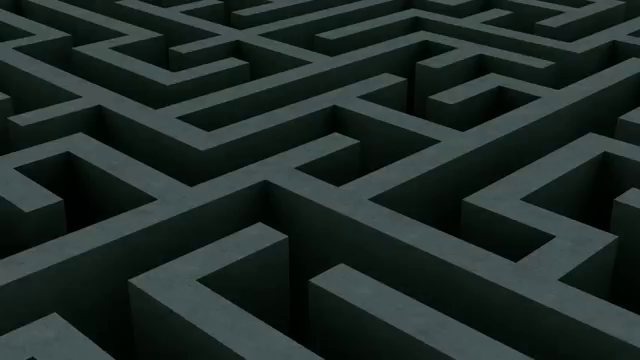
//> input picture frame 60 of Code/VideoCapture/maze.mp4, 640 x 360 px, given in place of the camera
$ ./depricated   (built with g++ and OpenCV 4)
//> lines starting //> are read from the running program, lines starting //| are printed output that depends on the picture; after the words box and inside, x2 and y2 are one past the last pixel; in counts of white or black regions, pixels touching at a corner belong together
#include "opencv2/opencv.hpp"

#define PI 3.1415926

using namespace cv;
using namespace std;


#if ! defined LINE_FINDER
#define LINE_FINDER

#include <opencv2/core/core.hpp>
#include <opencv2/highgui/highgui.hpp>
#include <opencv2/imgproc/imgproc.hpp>
#include <vector>

/*
 NOTES FOR CONTROL SCHEMA

 'c' = contours on/off
 'l' = loop on/off
 '=' = longer loop
 '-' = shorter loop
 ' ' = switch to camera/video
 'b' = both videos moving forward or just one
 'w' = switch which video is showing

 MODES
 'c' = contours
 'o' = infinite loop
 'v' = masking
 'r' = reset background
 't' = moving background colors
 'o' = off

 */

class LineFinder {
private:

    // original image
    cv ::Mat img;

    // vector containing the end points
    // of the detected lines
    std ::vector< cv::Vec4i > lines;

    // accumulator resolution parameters
    double deltaRho;
    double deltaTheta;

    // minimum number of votes that a line
    // must receive before being considered
    int minVote;

    // min length of a line
    double minLength;

    // max allowed gap along the line
    double maxGap;

public:

    // Default accumulator resolution is 1 pixel by 1 degree
    // no gap, no minimum length
    LineFinder () : deltaRho(1 ), deltaTheta( PI / 180),
    minVote (10), minLength(0. ), maxGap( 0.) {}

    // Set the resolution of the accumulator
    // [4 lines left out: function setAccResolution, not called in this run]

    // Set the minimum number of votes
    void setMinVote( int minV) {
        minVote = minV;
    }

    // Set line length and gap
    // [28 lines left out: functions setLineLengthAndGap, findLines, drawDetectedLines, not called in this run]
};

#endif

//LINE FINDER CODE END


int main(int, char**)
{
    string filename1 = "maze.mp4";
    string filename2 = "hypercube.mp4";
    string filename3 = "dream.mp4";
    string filename4 = "drugs.mp4";
    string filename5 = "hygene.mp4";
    VideoCapture cap_one(filename1);
    VideoCapture cap_two(filename2);
    VideoCapture cap_three(filename3);
    VideoCapture cam(0);
    bool both = false;
    bool which_vid = 0;
    Mat first_frame;
    cam >> first_frame;
//> first_frame is the input picture: 360 rows x 640 cols, CV_8UC3; mean B, G, R 39.9, 43.3, 32
    if(!cam.isOpened())  // check if we succeeded
        return -1;

    char mode = 'c';
    bool colored_lines = false;
    bool camera = false;
    bool infinite_loop = false;
    bool completed_loop = false;
    Mat edges;
    namedWindow("pretty",CV_WINDOW_AUTOSIZE);
    //cvSetWindowProperty("edges", CV_WND_PROP_FULLSCREEN, CV_WINDOW_FULLSCREEN);
    int back_red = 0;
    int back_green = 0;
    int back_blue = 0;
    int red_delt = 0;
    int green_delt = 0;
    int blue_delt = 0;
    int red_color = rand() % 256;
    int blue_color = rand() % 256;
    int green_color = rand() % 256;
    Mat stripes;
    int frame_num = 1;
    stripes = imread("stripes.jpg", CV_LOAD_IMAGE_COLOR);
//> stripes.jpg cannot be read in this run, so this picture is empty
    // [5 lines of commented-out code are left out]

    vector<cv::Mat> previous_frames;
    int loop_length = 3;
    int loop_num = 40;
    bool looped_mode = false;

    Mat frame;
    Mat frame2;
    vector<vector<Point> > contours;
    vector<Vec4i> hierarchy;

    int current_lower_threshold = 30;
    int current_upper_threshold = 15;
    bool rising = true;

    double current_blur = 0.6;
    bool high_memory = false;
    bool blur_rising = false;
    bool binaried = true;

    double blur_red = (rand() % 15);
    double blur_green = (rand() % 15);
    double blur_blue = (rand() % 15);
    double blur_red_d = (rand() % 5)/5.0 + 0.001;
    double blur_green_d = (rand() % 5)/5.0 + 0.001;
    double blur_blue_d = (rand() % 5)/5.0 + 0.001;

    bool colored_back = false;

    int vid_num = 1;

    bool vid_switch = false;
    int frames_per_seg = 100;
    int current_seg_frame = 1;

    for(;;)
    {
        if (vid_switch){
            if (current_seg_frame >= frames_per_seg){
                if (vid_num == 1 || vid_num == 2){
                    frames_per_seg = (rand() % 250) + 50;
                    vid_num = 3;
                    high_memory = true;
                }
                else
                    if (vid_num == 3){
                        high_memory = false;
                        if (rand() % 2 >= 1){
                            frames_per_seg = (rand() % 10) * 6;
                            vid_num = 1;
                        }
                        else{
                            frames_per_seg = (rand() % 10) * 3;
                            vid_num = 2;
                        }
                    }
                current_seg_frame = 1;
            }
        }

        if (vid_num == 1){
        int prev_frames = cap_one.get(CV_CAP_PROP_POS_FRAMES);
        cap_one >> frame;
        if(cap_one.get(CV_CAP_PROP_POS_FRAMES) < prev_frames){
            std::cout << "RESTARTING" << endl;
            cap_one = VideoCapture(filename1);
            cap_one >> frame;
        }
        }
        else
            if(vid_num == 2){
                int prev_frames = cap_two.get(CV_CAP_PROP_POS_FRAMES);
                cap_two >> frame;
                if(cap_two.get(CV_CAP_PROP_POS_FRAMES) < prev_frames){
                    std::cout << "RESTARTING" << endl;
                    cap_two = VideoCapture(filename2);
                    cap_two >> frame;
                }
            }
            else
                if(vid_num == 3){
                    int prev_frames = cap_three.get(CV_CAP_PROP_POS_FRAMES);
                    cap_three >> frame;
                    if(cap_three.get(CV_CAP_PROP_POS_FRAMES) < prev_frames){
                        std::cout << "RESTARTING" << endl;
                        cap_three = VideoCapture(filename3);
                        cap_three >> frame;
                    }
                }
        // [60 lines of commented-out code are left out]


        if (mode == 'o')
            imshow("pretty", Mat(first_frame.rows, first_frame.cols, CV_8UC3, Scalar(0,0,0)));
        else
            if (mode =='c'){
                cvtColor(frame, edges, COLOR_BGR2GRAY);

                //Binary image
                cv::Mat binaryMat(edges.size(), edges.type());
                //Apply thresholding

                if(high_memory){
                    if (binaried)
                        cv::threshold(edges, binaryMat, 100, 250, cv::THRESH_BINARY);
                    else{
                        cv::threshold(edges, edges, 100, 250, cv::THRESH_BINARY);
                    }
                    GaussianBlur(edges, edges, Size(7,7), current_blur, current_blur);

                    double amount = 0.05;
                    if (current_blur < 0.8){
                        if (rand() % (current_lower_threshold * 20) < (current_lower_threshold * 20) - 3)
                            amount = 0.05;
                        else
                            amount = 0;
                    }
                    if (blur_rising)
                        current_blur += amount;
                    else
                        current_blur -= amount;
                    if (current_blur >= 0.8 || current_blur <= 0.1){
                        if(current_blur <= 0.1)
                            current_blur = 0.1;
                        if(current_blur >= 0.8)
                            current_blur = 0.8;
                        blur_rising = !blur_rising;
                    }
                    cvtColor(edges, edges, COLOR_GRAY2BGR);
                    if (colored_back){
                    if (blur_red > 255 || blur_red < 0){
                        blur_red_d *= -1;
                    }
                    if (blur_blue > 255 || blur_blue < 0){
                        blur_blue_d *= -1;
                    }
                    if (blur_green > 255 || blur_green < 0){
                        blur_green_d *= -1;
                    }
                    blur_red += blur_red_d;
                    blur_green += blur_green_d;
                    blur_blue += blur_blue_d;
                    for(int y=0;y<edges.rows;y++)
                    {
                        for(int x=0;x<edges.cols;x++)
                        {
                            // get pixel
                            Vec3b color = edges.at<Vec3b>(Point(x,y));

                            // ... do something to the color ....
                            color(0) += blur_red;
                            color(1) += blur_green;
                            color(2) += blur_blue;

                            // set pixel
                            edges.at<Vec3b>(Point(x,y)) = color;
                        }
                    }
                    }
                    cv::resize(edges, edges, first_frame.size());
                    imshow("pretty", edges);
                }
                else{
                    cv::threshold(edges, binaryMat, 100, 250, cv::THRESH_BINARY);
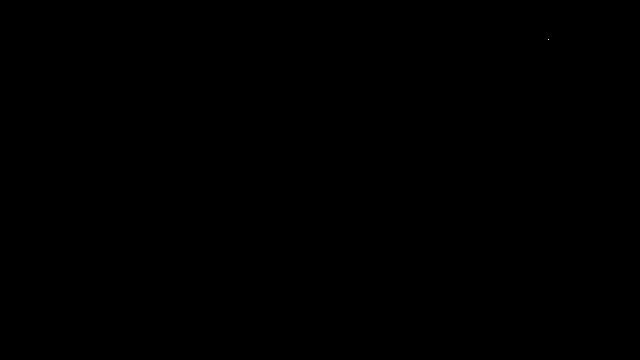
//> binaryMat: 360 rows x 640 cols, CV_8UC1; values 0 (black) and 250 (white), 0% white in thin lines or dots, all inside (x1, y1, x2, y2) = (548, 39, 549, 40)
                    GaussianBlur(edges, edges, Size(7,7), 1.5, 1.5);
                    Canny(edges, edges, current_lower_threshold, current_lower_threshold * 2, 3);
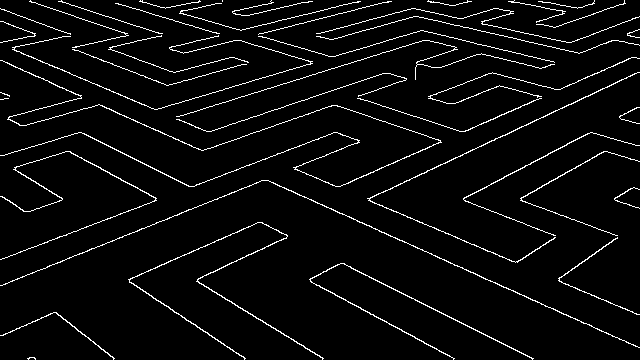
//> edges: 360 rows x 640 cols, CV_8UC1; 4.5% white in thin lines or dots
                    int amount = 1;
                    if (frame_num %3 == 0){
                        if (current_lower_threshold < 40){
                            if (rand() % current_lower_threshold < current_lower_threshold - 3)
                                amount = 1;
                            else
                                amount = 0;
                        }
                        if (rising)
                            current_lower_threshold += amount;
                        else
                            current_lower_threshold -= amount;
                        if (current_lower_threshold >= 125 || current_lower_threshold <= 4){
                            if (current_lower_threshold <= 4)
                                current_lower_threshold = 4;
                            rising = !rising;
                        }
                    }

                    findContours(edges, contours, hierarchy, CV_RETR_CCOMP, CV_CHAIN_APPROX_NONE, Point(0,0));
//> contours = 40 contours, 27 with area under 20; largest, box (x1, y1, x2, y2) and area: (128, 222, 324, 360) 231, (0, 60, 442, 187) 184, (309, 263, 534, 360) 178, (367, 72, 640, 263) 164, (0, 180, 640, 348) 160
                    Mat colored_edges(frame.rows, frame.cols, CV_8UC3, Scalar(back_red,back_green,back_blue));
                    back_red += red_delt;
                    back_green += green_delt;
                    back_blue += blue_delt;
                    if (back_red > 255 or back_red < 0)
                        red_delt *= -1;
                    if (back_green > 255 or back_green < 0)
                        green_delt *= -1;
                    if (back_blue > 255 or back_blue < 0)
                        blue_delt *= -1;

                    if (colored_lines){

                        red_color = rand() % 256;
                        blue_color = rand() % 256;
                        green_color = rand() % 256;
                        int mult = rand() % 2 + 3;
                        for (unsigned int i=0; i<contours.size(); i++){
                            if (hierarchy[i][3] < 0){
                                double area0 = arcLength(contours[i], false);
                                if (area0 > 500)
                                    //drawContours(colored_edges, contours, i, Scalar(255), 1, 8);
                                    drawContours(colored_edges, contours, i, Scalar(green_color, blue_color+i*mult,red_color), 1, 8);
                                else
                                    drawContours(colored_edges, contours, i, Scalar(green_color, blue_color+i*mult, red_color), 1, 8);
                            }
                        }
                    }
                    else{
                        for (unsigned int i=0; i<contours.size(); i++){
                            if (hierarchy[i][3] < 0){
                                drawContours(colored_edges, contours, i, Scalar(255,255,255), 1, 8);
                            }
                        }
//> this loop made 40 passes
//> colored_edges: 360 rows x 640 cols, CV_8UC3; 4.5% white in thin lines or dots
                    }
                    cv::resize(colored_edges, colored_edges, first_frame.size());
                    imshow("pretty", colored_edges);
                }
            }
            else
                if (mode == 'z'){
                    cvtColor(frame, edges, COLOR_BGR2GRAY);

                    //Binary image
                    cv::Mat binaryMat(edges.size(), edges.type());
                    cv::threshold(edges, binaryMat, 100, 250, cv::THRESH_BINARY);
                    // Create a kernel that we will use for accuting/sharpening our image
                    Mat kernel = (Mat_<float>(3,3) <<
                                  1,  1, 1,
                                  1, -8, 1,
                                  1,  1, 1); // an approximation of second derivative, a quite strong kernel
                    // do the laplacian filtering as it is
                    // well, we need to convert everything in something more deeper then CV_8U
                    // because the kernel has some negative values,
                    // and we can expect in general to have a Laplacian image with negative values
                    // BUT a 8bits unsigned int (the one we are working with) can contain values from 0 to 255
                    // so the possible negative number will be truncated
                    Mat imgLaplacian;
                    Mat sharp = frame; // copy source image to another temporary one
                    filter2D(sharp, imgLaplacian, CV_32F, kernel);
                    frame.convertTo(sharp, CV_32F);
                    Mat imgResult = sharp - imgLaplacian;
                    // convert back to 8bits gray scale
                    imgResult.convertTo(imgResult, CV_8UC3);
                    // imshow( "Laplace Filtered Image", imgLaplacian );
                    frame = imgResult; // copy back
                    // Create binary image from source image
                    sharp = Mat();
                    cvtColor(frame, sharp, CV_BGR2GRAY);
                    threshold(sharp, sharp, 40, 255, CV_THRESH_BINARY | CV_THRESH_OTSU);
                    // Perform the distance transform algorithm
                    distanceTransform(sharp, sharp, CV_DIST_L2, 3);
                    // Normalize the distance image for range = {0.0, 1.0}
                    // so we can visualize and threshold it
                    normalize(sharp, sharp, 0, 1., NORM_MINMAX);

                    cv::resize(sharp, sharp, first_frame.size());
                    imshow("pretty", sharp);
                }

        char key = waitKey(1);
//> the 'e' key is pressed
        if (key == 'h')
            vid_switch = !vid_switch;
        if (key == 'f')
            binaried = !binaried;
        if (key == 'g'){
            blur_red_d = (rand() % 5)/5.0 + 0.001;
            blur_green_d = (rand() % 5)/5.0 + 0.001;
            blur_blue_d = (rand() % 5)/5.0 + 0.001;
            colored_back = !colored_back;
        }
        if (key == 'z'){
            if (mode == 'z')
                mode = 'c';
            else
                mode = 'z';
        }
        if (key == '1'){
            vid_num = 1;
            high_memory = false;
            cap_one = VideoCapture(filename1);
        }
        if (key == '2'){
            vid_num = 2;
            high_memory = false;
            cap_one = VideoCapture(filename2);
        }
        if (key == '3'){
            vid_num = 3;
            cap_one = VideoCapture(filename3);
            high_memory = true;
        }
        if (key == '4'){
            cap_one = VideoCapture(filename4);
        }
        if (key == '5'){
            cap_one = VideoCapture(filename5);
        }
        if (key == ' '){
            camera = !camera;
        }
        if (key == 'b' and !camera){
            both = !both;
        }
        if (key == 'w' and !camera){
            which_vid = (which_vid + 1) % 2;
        }
        if (key == '='){
            if (!looped_mode){
                loop_length += 1;
            }
        }
        if (key == '-'){
            if (!looped_mode){
                if (loop_length > 2)
                    loop_length -= 1;
            }
        }
        if (key == 'l'){
            previous_frames.erase(previous_frames.begin(), previous_frames.end());
            looped_mode = !looped_mode;
        }
        if (key == 'o'){
            infinite_loop = !infinite_loop;
            completed_loop = false;
            previous_frames.erase(previous_frames.begin(), previous_frames.end());
        }
        if (key == 'c'){
            if (mode == 'c')
                mode = 'o';
            else
                if (mode == 'o')
                    mode = 'c';
        }
        if (key == 'v' and !camera){
            if (mode == 'v'){
                back_red = 0;
                back_green = 0;
                back_blue = 0;
                red_delt = 0;
                blue_delt = 0;
                green_delt = 0;
                colored_lines = false;
                mode = 'c';
            }
            else{
                back_red = rand() % 50;
                back_green = rand() % 50;
                back_blue = rand() % 50;
                red_delt = rand() % 5+1;
                green_delt = rand() % 5+1;
                blue_delt = rand() % 5+1;
                colored_lines = false;
                mode = 'v';
            }
        }
        if (mode == 'c'){
            if(key == 'r'){
                back_red = 0;
                back_green = 0;
                back_blue = 0;
            }
            if(key == 't'){
                if (red_delt > 0 and green_delt > 0 and blue_delt > 0){
                    red_delt = 0;
                    blue_delt = 0;
                    green_delt = 0;
                    back_red = 0;
                    back_green = 0;
                    back_blue = 0;
                }
                else{
                    back_red = rand() % 50;
                    back_green = rand() % 50;
                    back_blue = rand() % 50;
                    red_delt = rand() % 5+1;
                    green_delt = rand() % 5+1;
                    blue_delt = rand() % 5+1;
                }
            }
        }
        if(key == 'e'){
            colored_lines = !colored_lines;
        }
        if(key == 27) break;
        frame_num++;
        current_seg_frame++;

    }
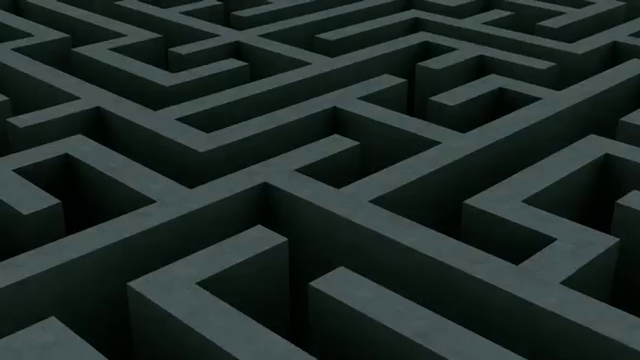
//> frame: 360 rows x 640 cols, CV_8UC3; mean B, G, R 40, 43.3, 32.1
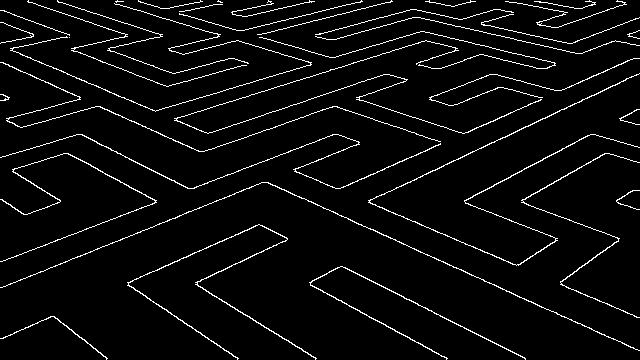
//> edges: 360 rows x 640 cols, CV_8UC1; 4.6% white in thin lines or dots
    // the camera will be deinitialized automatically in VideoCapture destructor
    return 0;
}

$ run again, starting later in the video
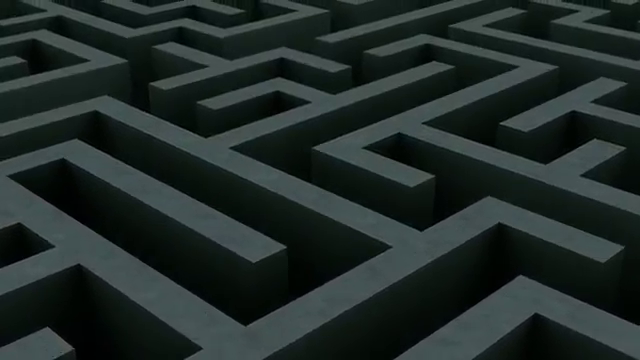
//> input picture frame 270 of Code/VideoCapture/maze.mp4, 640 x 360 px, given in place of the camera
//> first_frame is the input picture: 360 rows x 640 cols, CV_8UC3; mean B, G, R 40.8, 43.2, 33
//> binaryMat: 360 rows x 640 cols, CV_8UC1; values 0 (black) and 250 (white), 0% white in thin lines or dots, all inside (x1, y1, x2, y2) = (147, 114, 502, 124)
//> `Canny(edges, edges, current_lower_threshold, current_lower_threshold *..`:
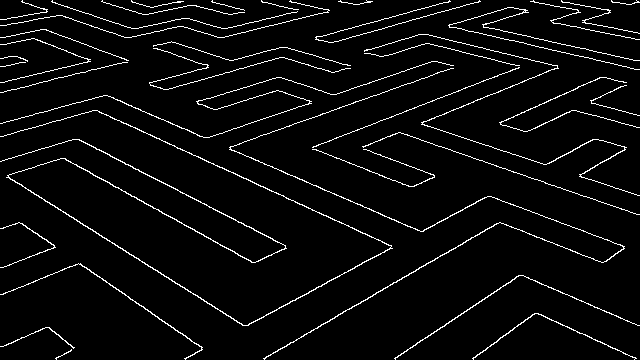
//> edges: 360 rows x 640 cols, CV_8UC1; 4.5% white in thin lines or dots
//> contours = 37 contours, 26 with area under 20; largest, box (x1, y1, x2, y2) and area: (0, 110, 393, 326) 520, (229, 68, 625, 360) 253, (394, 275, 640, 360) 108, (0, 263, 203, 360) 102, (364, 34, 640, 196) 84
//> the loop `for (unsigned int i=0; i<contours.size(); i++)` made 37 passes
//> after the loop `for(;;)`:
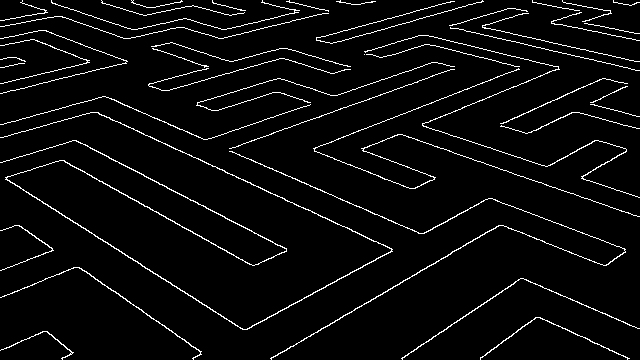
//> edges: 360 rows x 640 cols, CV_8UC1; 4.4% white in thin lines or dots
